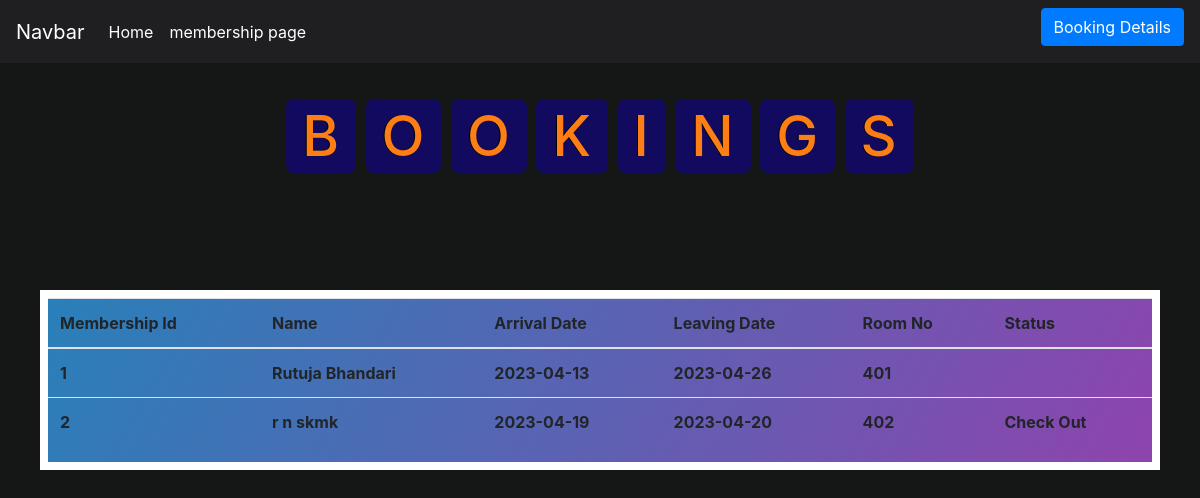
The app's page /admin/roomdetails.php, older data.
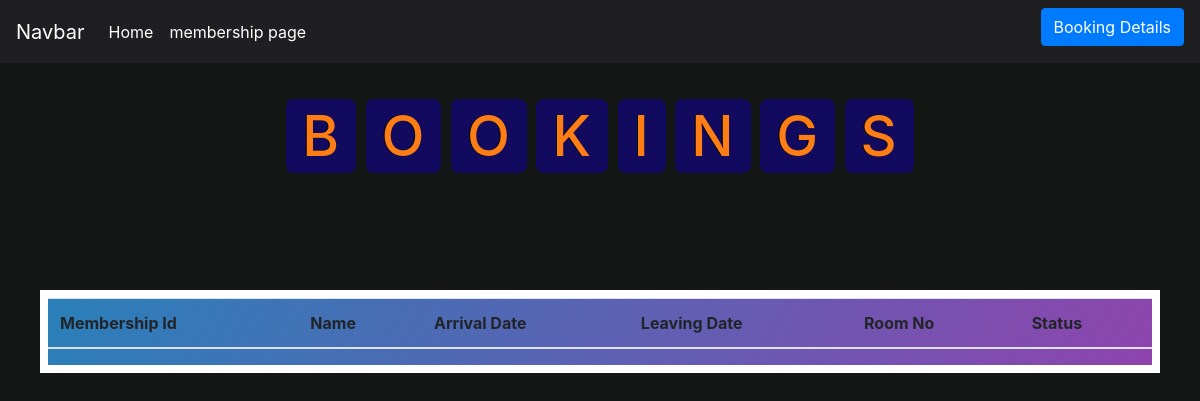
The same page, newer data.
### tables this page shows
CREATE TABLE `membership` (
  `membership_id` int(2) NOT NULL,
  `first_name` varchar(50) NOT NULL,
  `middle_name` varchar(50) NOT NULL,
  `last_name` varchar(50) NOT NULL,
  `aadhar` bigint(12) NOT NULL,
  `email` varchar(50) NOT NULL,
  `gender` varchar(11) NOT NULL,
  `phone_no` bigint(10) NOT NULL,
  `address` varchar(250) NOT NULL,
  `room_no` int(3) NOT NULL,
  `verified` varchar(3) NOT NULL DEFAULT 'no'
);

CREATE TABLE `membership_record` (
  `member_id` int(2) NOT NULL,
  `arrival_date` date NOT NULL,
  `leaving_date` date NOT NULL,
  `room_no` int(11) NOT NULL,
  `status` varchar(9) NOT NULL
);

### admin/roomdetails.php (the view, shortened to what this page needs)
<?php
include ("connections.php");
?>
<!doctype html>
<html lang="en">
  <head>
    <link rel="stylesheet" href="https://cdn.jsdelivr.net/npm/bootstrap@4.4.1/dist/css/bootstrap.min.css">
    <link rel="stylesheet" href="css/index.css">
  </head>
  <body>
    <header>
    <div class="navIndex ">
    <nav class="navbar navbar-expand-lg   ">
      <a class="navbar-brand navcolor" href="#">Navbar</a>
        <div class="collapse navbar-collapse" id="navbarSupportedContent">
        <ul class="navbar-nav mr-auto">
            <li class="nav-item active">
              <a class="nav-link navcolor" href="index.php">Home <span class="sr-only">(current)</span></a>
            </li>
            <li class="nav-item active">
              <a class="nav-link navcolor" href="membership.php">membership page <span class="sr-only">(current)</span></a>
            </li>
            </ul>
          <div class="btn-group" role="group" aria-label="Button group with nested dropdown">
          <a class="btn btn-primary" href="membershipallbooking.php" role="button" >Booking Details</a>
          </div>
          </div>
        </div>
    </header>
    <h1 class="heading">
        <span >B</span>
        <span >O</span>
        <span >O</span>
        <span >K</span>
        <span >I</span>
        <span >N</span>
        <span >G</span>
        <span >S</span>
    </h1>
    <div class="panel-body booking">
                      <div class="table-responsive">
                      <table class="table">
                      <thead>
                      <tr>
                      <th>Membership Id </th>
                      <th>Name</th>
                      <th>Arrival Date</th>
                      <th>Leaving Date</th>
                      <th>Room No</th>
                      <th>Status</th>
                                        </tr>
                                    </thead>
                                    <tbody>
									<?php
									$tsql = "select membership_id,first_name,last_name,arrival_date,leaving_date,membership_record.room_no,status from membership,membership_record where membership.membership_id=membership_record.member_id";
									$tre = mysqli_query($con,$tsql);
									while($trow=mysqli_fetch_array($tre) )
									{
											echo"<tr>
												<th>".$trow['membership_id']."</th>
												<th>".$trow['first_name']." ".$trow['last_name']."</th>
												<th>".$trow['arrival_date']."</th>
                                                <th>".$trow['leaving_date']."</th>
												<th>".$trow['room_no']."</th>
												<th>".$trow['status']."</th>
												</tr>";
									}
									?>
                                    </tbody>
                                </table>
                            </div>
                        </div>
  </body>
</html>

Row changes from the older to the newer data that the page shows:
removed membership: membership_id "1", first_name "Rutuja", last_name "Bhandari", membership_record.arrival_date "2023-04-13", membership_record.leaving_date "2023-04-26", membership_record.room_no "401"
removed membership: membership_id "2", first_name "r n", last_name "skmk", membership_record.arrival_date "2023-04-19", membership_record.leaving_date "2023-04-20", membership_record.room_no "402", membership_record.status "Check Out"
